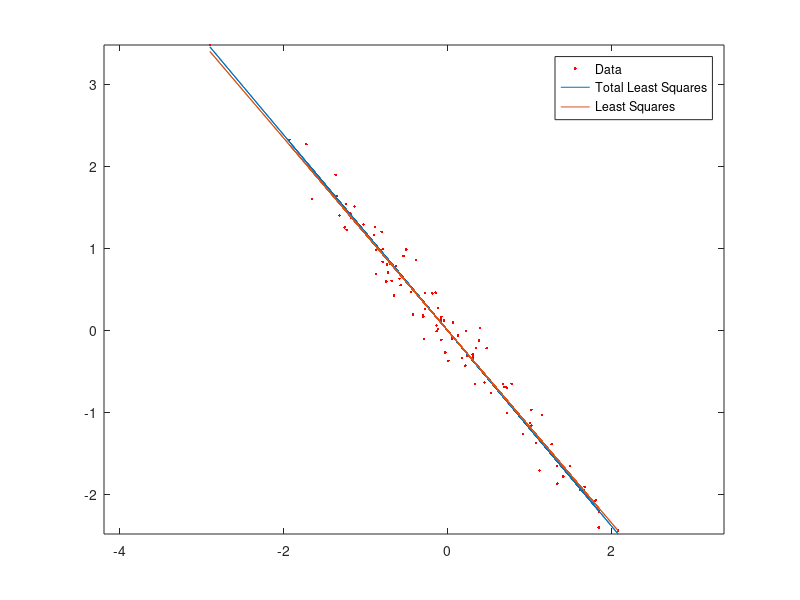

Reproduce this figure in MATLAB.
clear;

N = 100;

% generate data
x = randn(N,1);
y = randn*x + randn + (0.2*randn(N,1));

% zero-mean the data
x = x - mean(x);
y = y - mean(y);

% perform total least squares & solve for eigen vector u
X = [x y];
M = X'*X;
[V,D] = eig(M);
uTLS = V(:,1);

% perform least squares and solve for unknown vector u
uLS = inv(x'*x) * x' * y;

% plot
plot(x,y,'r.');
hold on;
plot(x,(-uTLS(1)*x)/uTLS(2));
plot(x, uLS(1)*x);
legend('Data','Total Least Squares','Least Squares')
hold off;
axis equal;